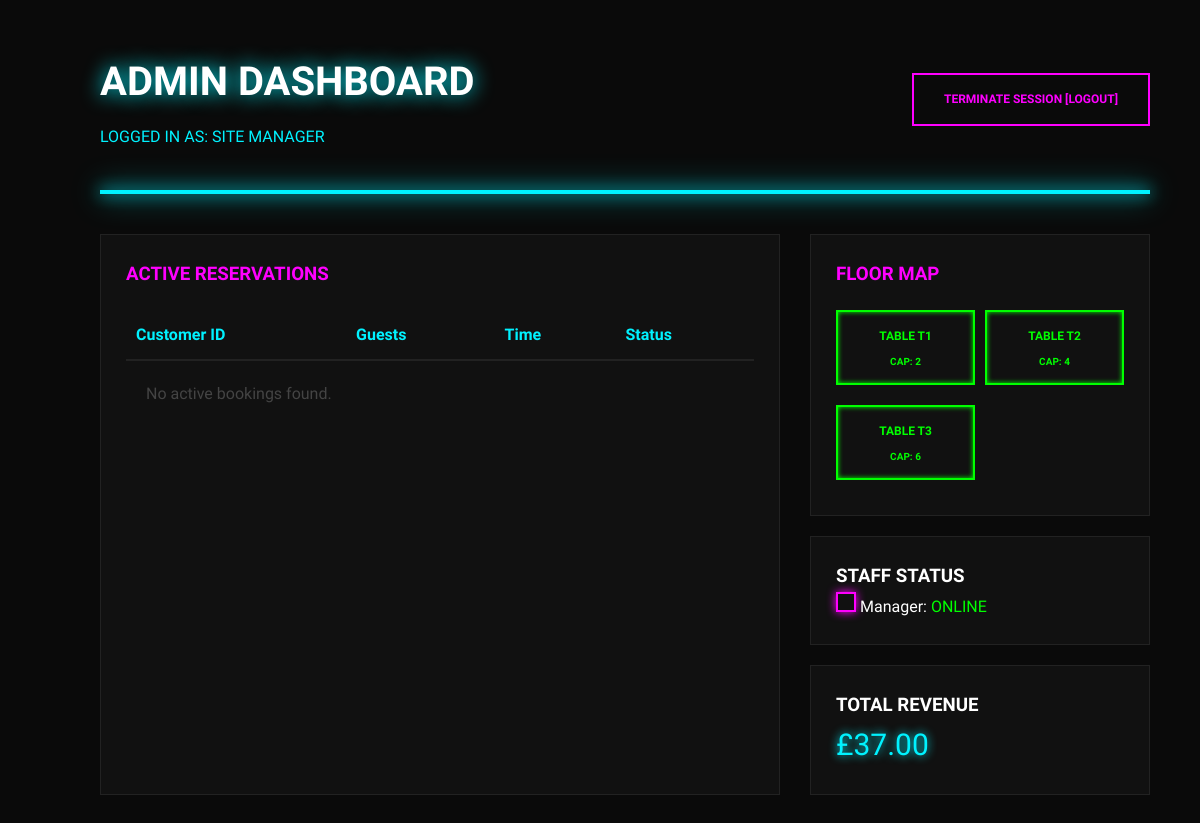
/admin.php (signed in), run on the app's committed database.
### tables this page shows
CREATE TABLE DiningTables (
    table_id INT AUTO_INCREMENT PRIMARY KEY,
    table_number VARCHAR(10) UNIQUE NOT NULL,
    capacity INT NOT NULL,
    is_active TINYINT(1) DEFAULT 1
);

### admin.php (the view, shortened to what this page needs)
<?php
include 'db_connect.php';
?>
<!DOCTYPE html>
<html lang="en">
<head>
    <link rel="stylesheet" href="style.css">
</head>
<body class="main-body-container" style="margin-left: 50px;"> <header style="display:flex; justify-content:space-between; align-items:center; margin-bottom: 40px;">
        <div>
            <h1 class="neon-title" style="font-size: 40px;">ADMIN DASHBOARD</h1>
            <p style="color: var(--neon-cyan);">LOGGED IN AS: <?php echo strtoupper($_SESSION['full_name']); ?></p>
        </div>
        <a href="logout.php" class="confirm-btn" style="text-decoration:none; font-size: 12px;">TERMINATE SESSION [LOGOUT]</a>
    </header>
    <div class="flicker-strip"></div>
    <div class="admin-grid">
        <div class="admin-card">
            <h3 style="color:var(--neon-pink); margin-bottom:20px;">ACTIVE RESERVATIONS</h3>
            <table width="100%" style="border-collapse: collapse; text-align: left;">
                <tr style="border-bottom: 1px solid #333; color: var(--neon-cyan);">
                    <th style="padding:10px;">Customer ID</th>
                    <th>Guests</th>
                    <th>Time</th>
                    <th>Status</th>
                </tr>
                <?php
                $query = "SELECT * FROM Reservations ORDER BY reservation_date DESC LIMIT 10";
                $result = mysqli_query($conn, $query);
                if(mysqli_num_rows($result) > 0)
                {
                    while($row = mysqli_fetch_assoc($result)) {
                        echo "<tr style='border-bottom: 1px solid #111;'>
                                <td style='padding:10px;'>USER_{$row['user_id']}</td>
                                <td>{$row['guest_count']}</td>
                                <td>" . ($row['start_time'] ?? 'N/A') . "</td>
                                <td style='font-weight:bold; color:var(--neon-cyan);'>{$row['status']}</td>
                              </tr>";
                    }
                }
                else
                {
                    echo "<tr><td colspan='4' style='padding:20px; color:#444;'>No active bookings found.</td></tr>";
                }
                ?>
            </table>
        </div>
        <div class="admin-sidebar-data">
            <div class="admin-card" style="margin-bottom: 20px;">
                <h3 style="color:var(--neon-pink); margin-bottom:20px;">FLOOR MAP</h3>
                <div class="table-grid" style="display: grid; grid-template-columns: 1fr 1fr; gap: 10px;">
                    <?php
                    $tables_res = mysqli_query($conn, "SELECT * FROM DiningTables");
                    while($table = mysqli_fetch_assoc($tables_res))
                    {
                        $tid = $table['table_id'];
                        $check_sql = "SELECT * FROM Reservations WHERE table_id = $tid AND reservation_date = CURDATE() AND status = 'Confirmed'";
                        $check_res = mysqli_query($conn, $check_sql);
                        $status_class = (mysqli_num_rows($check_res) > 0) ? "occupied" : "vacant";
                        echo "<div class='table-box $status_class' style='padding:10px; border:2px solid; text-align:center;'>
                                <span style='font-size:12px;'>TABLE {$table['table_number']}</span><br>
                                <small style='font-size:10px;'>CAP: {$table['capacity']}</small>
                              </div>";
                    }
                    ?>
                </div>
            </div>
            <div class="admin-card" style="margin-bottom: 20px;">
                <h3>STAFF STATUS</h3>
                <p><span class="flicker-box"></span> Manager: <span style="color: #00ff00;">ONLINE</span></p>
            </div>
            <div class="admin-card">
                <h3>TOTAL REVENUE</h3>
                <?php
                $sales = mysqli_query($conn, "SELECT SUM(price) AS total FROM MenuItems");
                $data = mysqli_fetch_assoc($sales);
                echo "<p style='font-size: 30px; color:var(--neon-cyan); text-shadow: 0 0 10px var(--neon-cyan);'>£" . number_format($data['total'], 2) . "</p>";
                ?>
            </div>
        </div>
    </div>
</body>
</html>

### style.css (style rules this page uses)
* { margin: 0; padding: 0; box-sizing: border-box; }
:root { --neon-cyan: #00f2ff; --neon-pink: #ff00ff; --dark-bg: #0a0a0a; --glass-bg: rgba(255, 255, 255, 0.05); }
body { background-color: var(--dark-bg); color: #ffffff; font-family: 'Orbitron', sans-serif; line-height: 1.6; overflow-x: hidden; }
.main-body-container { margin-left: 220px; padding: 50px; max-width: 1200px; }
.flicker-strip { height: 4px; width: 100%; background: var(--neon-cyan); box-shadow: 0 0 15px var(--neon-cyan), 0 0 30px var(--neon-cyan); margin: 40px 0; animation: neon-glitch 3s infinite; }
.flicker-box { width: 20px; height: 20px; border: 2px solid var(--neon-pink); box-shadow: 0 0 10px var(--neon-pink); display: inline-block; animation: neon-glitch 2s infinite reverse; }
h1.neon-title { font-size: 80px; color: white; text-shadow: 0 0 20px var(--neon-cyan); margin-bottom: 10px; }
.confirm-btn { background: transparent; border: 2px solid var(--neon-pink); color: var(--neon-pink); padding: 15px 30px; cursor: pointer; font-weight: bold; font-family: 'Orbitron', sans-serif; transition: 0.4s; text-transform: uppercase; }
.admin-grid { display: grid; grid-template-columns: 2fr 1fr; gap: 30px; }
.admin-card { background: #111; border: 1px solid #222; padding: 25px; }
table { width: 100%; border-collapse: collapse; margin-top: 20px; }
th { color: var(--neon-cyan); text-align: left; padding: 12px; border-bottom: 2px solid #222; }
td { padding: 12px; border-bottom: 1px solid #111; }
.table-box { padding: 15px; text-align: center; border: 2px solid; margin-bottom: 10px; font-weight: bold; }
.vacant { border-color: #00ff00; color: #00ff00; box-shadow: inset 0 0 5px #00ff00; }

### data on the page
diningtables: table_number "T1", capacity "2"
diningtables: table_number "T2", capacity "4"
diningtables: table_number "T3", capacity "6"

### other printed values
$_SESSION['full_name'] "SITE MANAGER"
$data['total'] "37.00"
